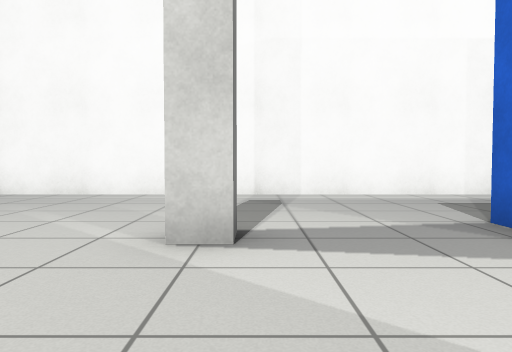
[1] (above)

21 first-person views from a walk through a world built for the Gazebo simulator. The camera is 0.72 m above the floor, tilts 2° down and sees 70° across. The floor is counted in squares, 1 m on a side. Each view is taken from the middle of a square. On the plan, view 1 faces up. The plan holds only what a view shows up to about 11 squares ahead; the rest is blank.

[2]
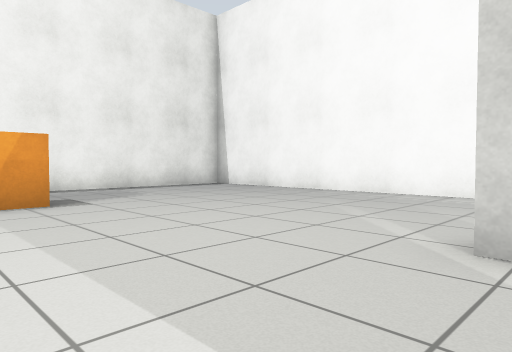

[3]
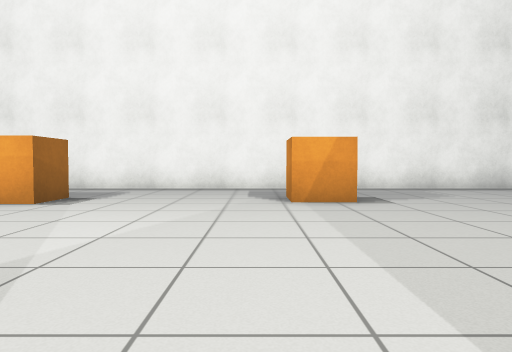

[4]
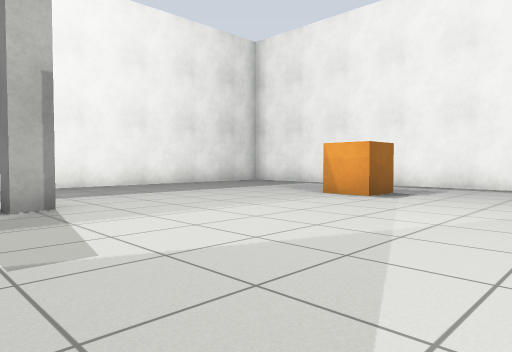

[5]
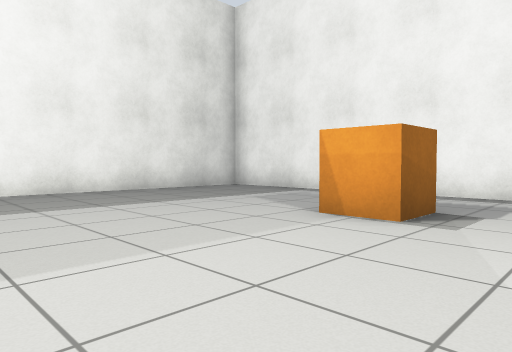

[6]
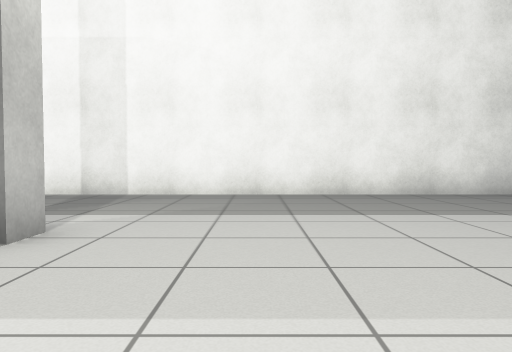

[7]
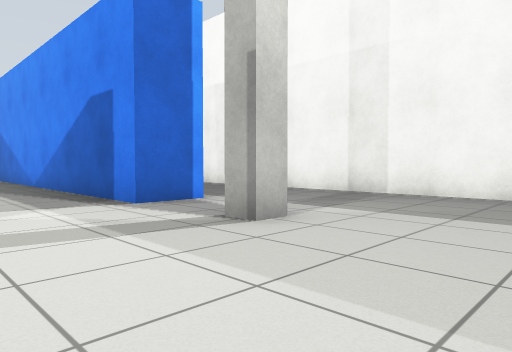

[8]
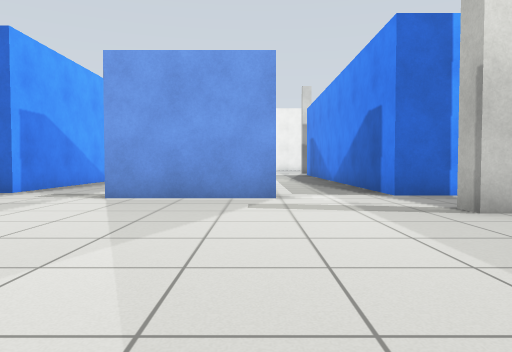

[9]
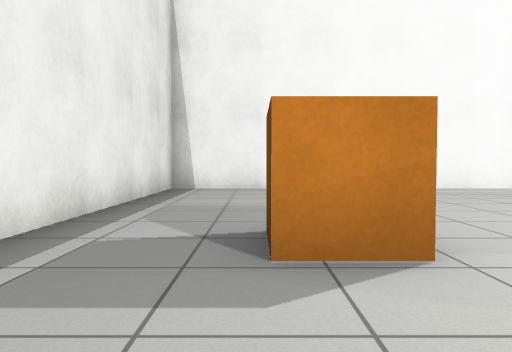

[10]
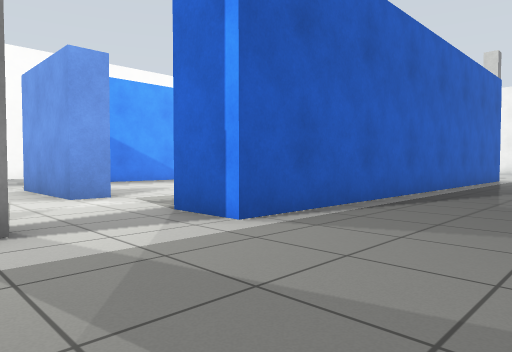

[11]
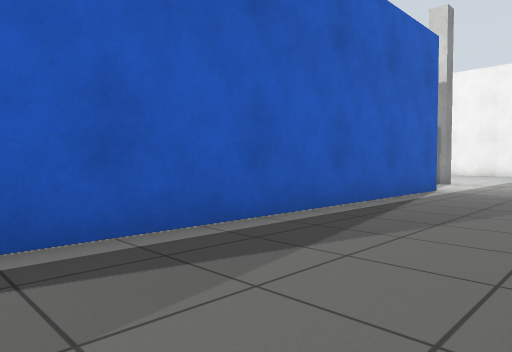

[12]
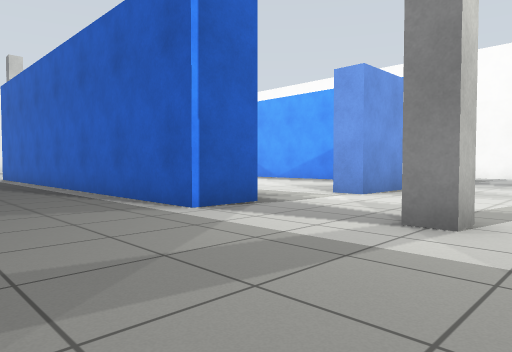

[13]
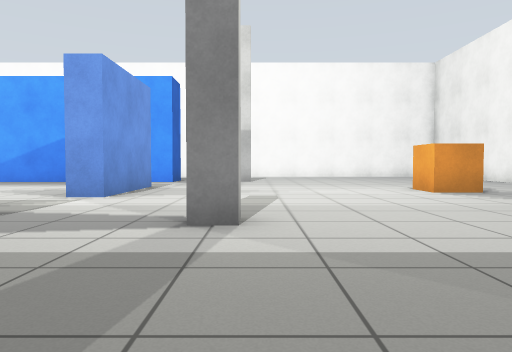

[14]
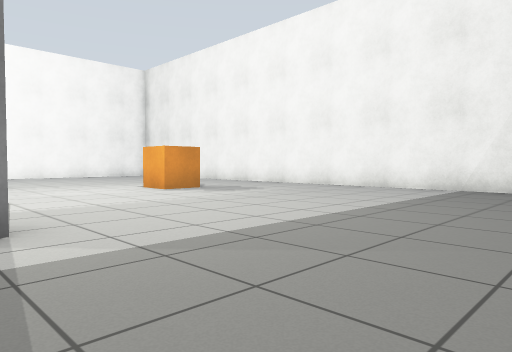

[15]
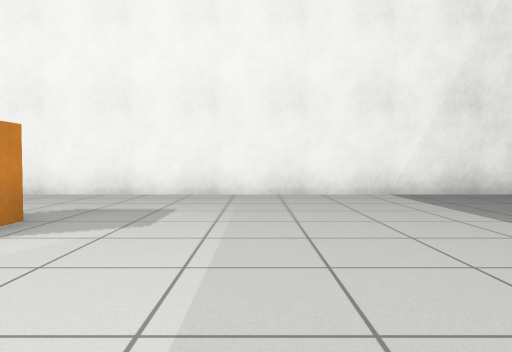

[16]
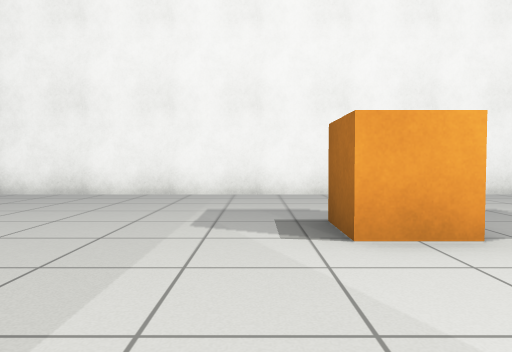

[17]
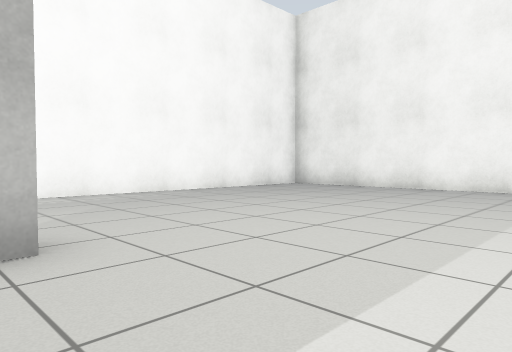

[18]
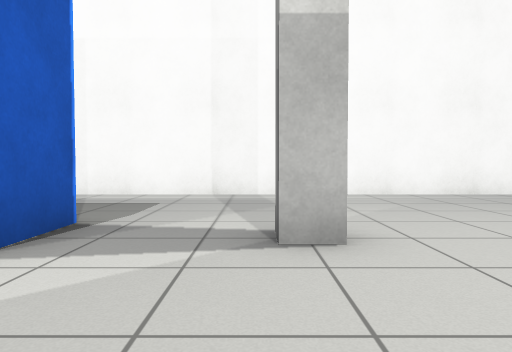

[19]
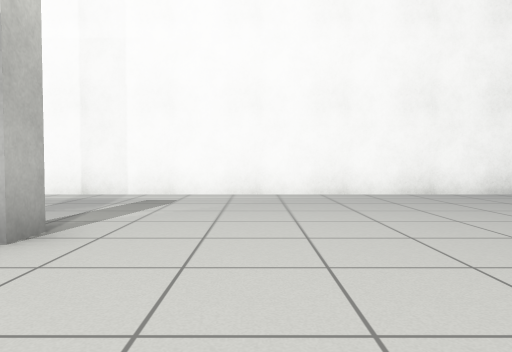

[20]
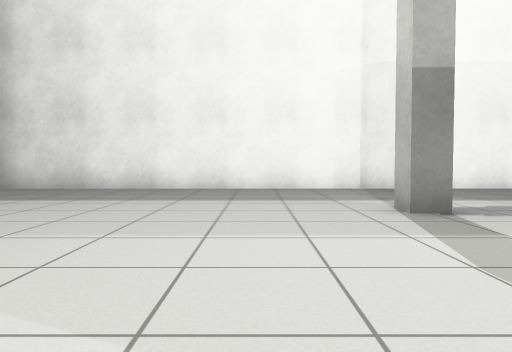

[21]
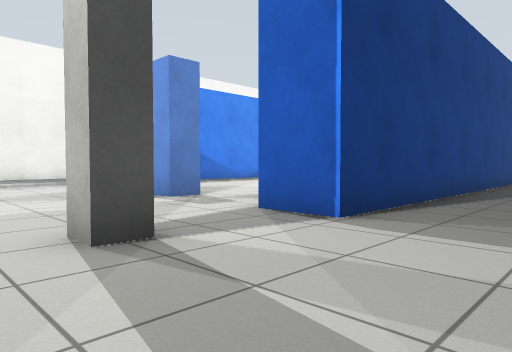

### Floor plan
Points are (right, up) in squares from view 1. A wall is a line through its corners. A room is listed if a view was taken in it or the views show most of it. See-through windows are left out.
Room 1 (views 1, 2, 3, 4, 5, 6, 7, 8, 9, 10)
walls: (1.5, -3.3) (1.5, 0.1); (2.8, 2.9) (2.8, 4.5); (2.1, -7.6) (2.1, -6.1); (1.5, 8.4) (-10.4, 8.4) (-10.4, -9.2); (-9, -11.4) (0.4, -11.4)
ways out: opening at (1, -9.5) to room 2; opening at (2.2, 6.5) to room 2; opening at (2, -4.5); opening at (2.5, 1.5)
objects: pallet (-8, 1) to (-7, 2); pallet (-7, -5) to (-7, -4); pillar (-1, -7) to (0, -6); pillar (-1, 3) to (0, 4)
Room 2 (views 11, 12, 13, 14, 15, 16, 17, 18, 19, 20, 21)
walls: (15.9, 0.2) (16.8, 0.2) (16.8, -3.3) (16, -3.3); (16.1, -6) (16.1, -7.6) (2.1, -7.6); (18, -11.4) (29.4, -11.4); (14.6, -11.4) (16.5, -11.4); (8, 4.4) (16.8, 4.4) (16.8, 2.9); (28, 8.4) (14.8, 8.4); (29.4, -11) (29.4, 6); (5.5, 8.4) (1.5, 8.4); (0.4, -11.4) (3.1, -11.4)
ways out: opening at (1, -9.5) to room 1; opening at (2.2, 6.5) to room 1; opening at (16, -4.5); opening at (16.5, 1.5)
objects: pillar (19, -7) to (20, -6); pillar (19, 3) to (20, 4); pallet (25, -2) to (25, -1)

Positions as (right, up) in squares from view 1, and headings:
1: (0, 0), facing up
2: (0, 0), facing up-left
3: (0, 0), facing left
4: (1, 0), facing down-left
5: (-2, -2), facing down-left
6: (-3, -3), facing down
7: (-4, -3), facing down-right
8: (-6, -3), facing right
9: (-8, -2), facing up
10: (-1, -11), facing up-right
11: (6, -11), facing up-right
12: (21, -11), facing up-left
13: (20, -11), facing up
14: (19, -11), facing up-right
15: (21, -5), facing right
16: (21, 0), facing right
17: (19, 0), facing up-right
18: (19, 0), facing up
19: (22, 0), facing up
20: (22, -1), facing down
21: (21, 7), facing down-left
